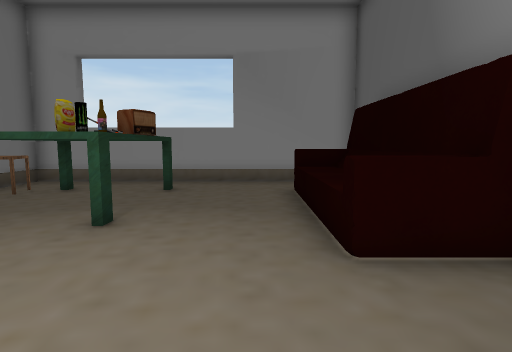
View 1 (above)

22 first-person views from a walk through a Unity game level. The camera is 1.3 m above the floor, tilts 6° down and sees 80° across. The floor is counted in squares, 1 m on a side. Each view is taken from the middle of a square. On the plan, view 1 faces up. The plan holds only what a view shows up to about 14 squares ahead; the rest is blank. The place goes on beyond the plan. Door leaves are left out, so doorways stand open. Some surface patterns are stand-ins.

View 2
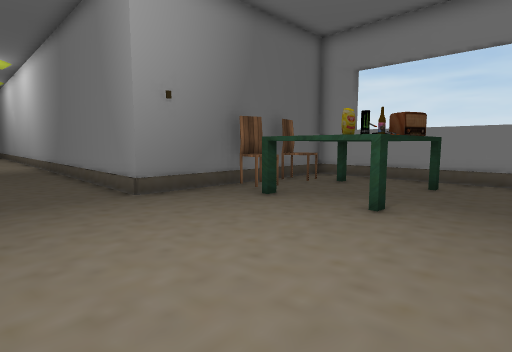

View 3
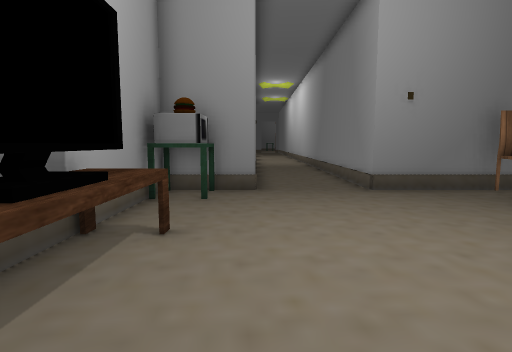

View 4
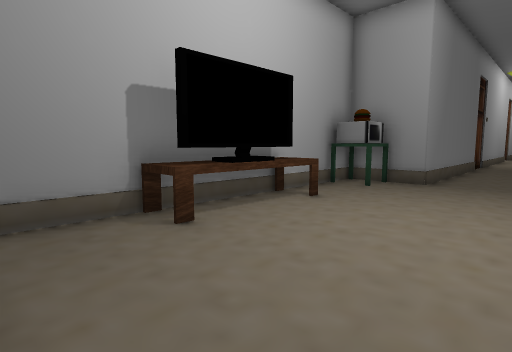

View 5
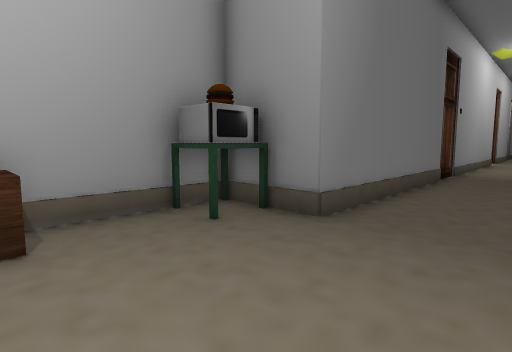

View 6
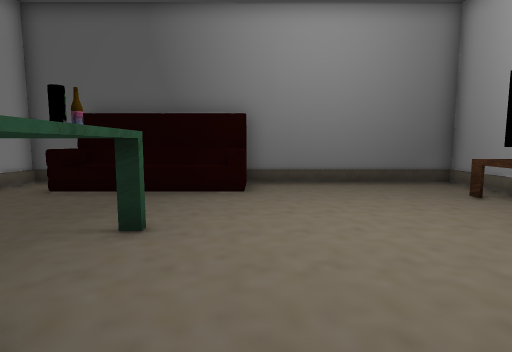

View 7
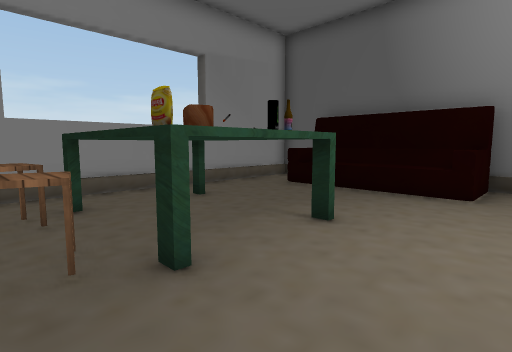

View 8
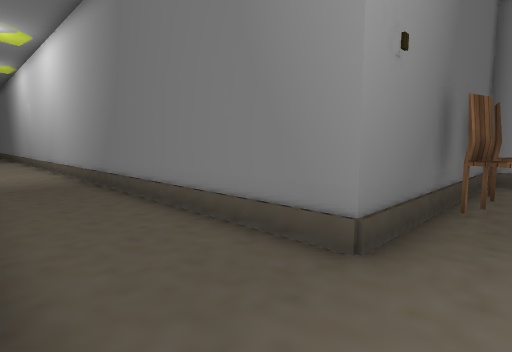

View 9
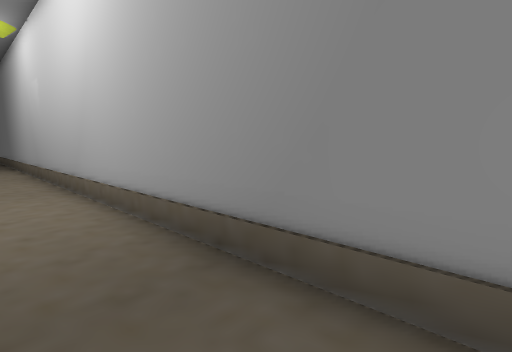

View 10
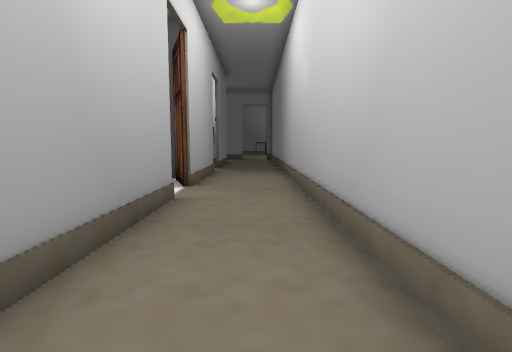

View 11
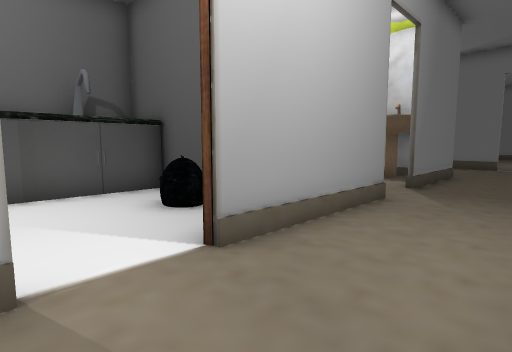

View 12
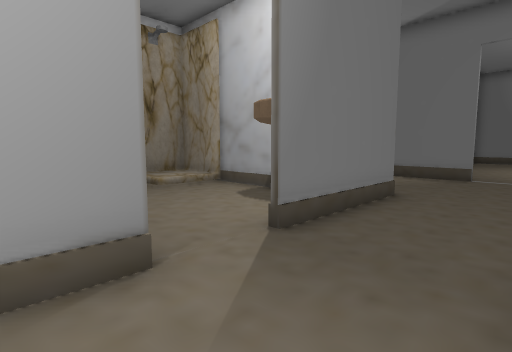

View 13
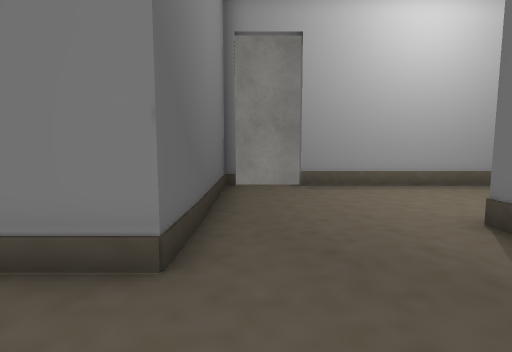

View 14
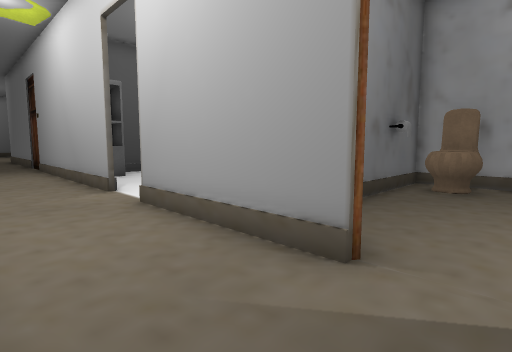

View 15
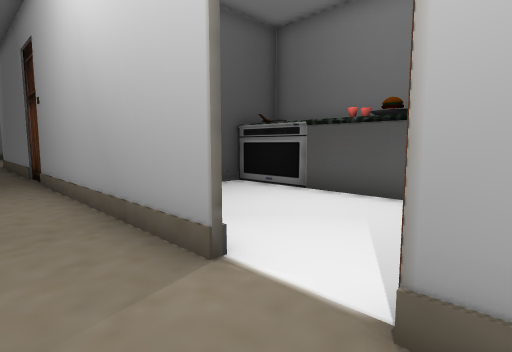

View 16
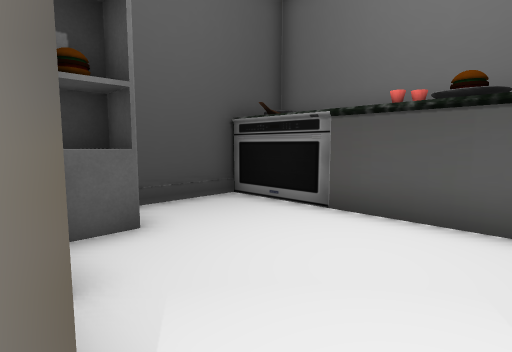

View 17
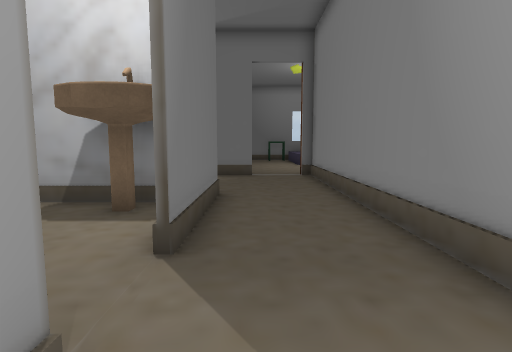

View 18
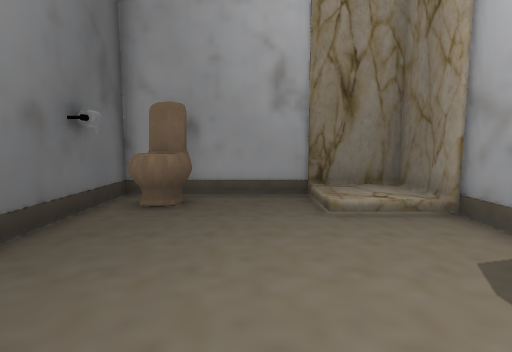

View 19
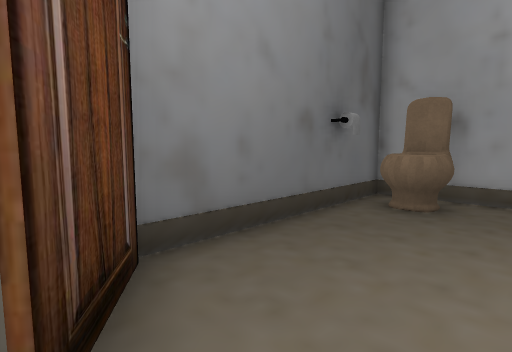

View 20
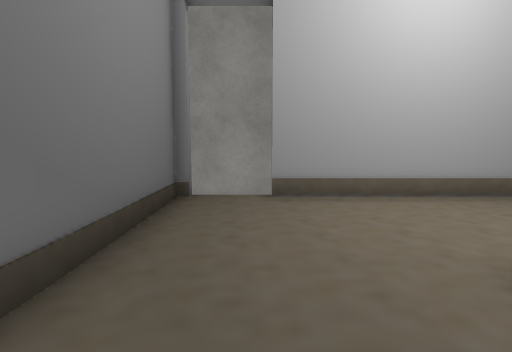

View 21
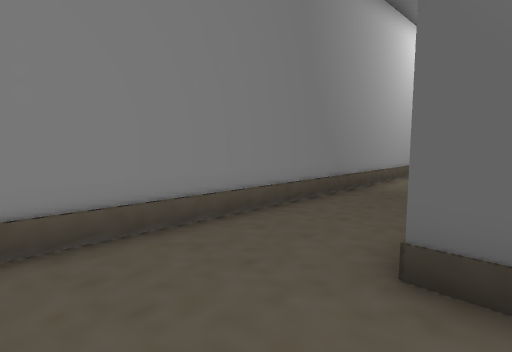

View 22
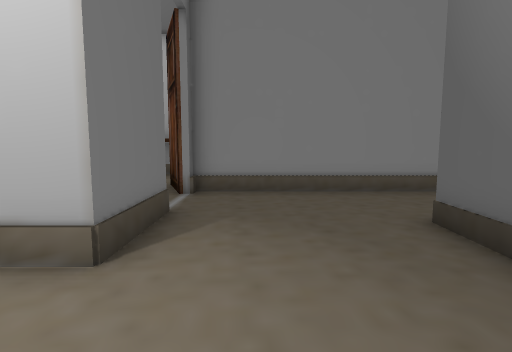

### Floor plan
Points are (right, up) in squares from view 1. A wall is a line through its corners. A room is listed if a view was taken in it or the views show most of it. See-through windows are left out.
Room 1 (views 1, 2, 3, 4, 5, 6, 7, 8, 9, 10, 11, 12, 13, 14, 15, 16, 17, 18, 19, 20, 21, 22)
walls: (-7.6, 4.5) (-7.6, 2.4) (-44.7, 2.4) (-44.7, 1.9); (-26.4, -1) (-8.5, -1); (-7.6, -1.5) (-7.6, -3.7) (3.4, -3.7) (3.4, 3.4); (-33.7, -1) (-28.3, -1); (3.4, 9) (3.4, 10.6) (-7.6, 10.6) (-7.6, 8.4); (-39.5, -1) (-35.4, -1); (-40.2, -7.5) (-40, -1.4); (-44.7, -0.1) (-44.7, -2.5); (-46.5, -7.4) (-42.4, -7.4)
low walls: (-2.1, -2.5) (-0.9, -2.5)
ways out: opening at (-34.5, -1) to room 2; opening at (-27.5, -1) to room 3; opening at (-45, 0.5); open door at (-41.5, -8)
objects: other object (-7, -3) to (-6, -2); chair (-7, 5) to (-6, 6); chair (-7, 7) to (-6, 8); other object (-5, 5) to (-4, 8); other object (-4, 7); other object (-3, -3); other object (-3, 5); radio (-3, 7) to (-3, 8); other object (0, -3); sofa (1, 4) to (3, 8)
Room 2 (no view inside)
walls: (-31.6, -6.5) (-31.6, -2.5) (-33.7, -1); (-36.4, -8.9) (-31.6, -8.9); (-38.8, -2.1) (-38.8, -6.5)
ways out: opening at (-34.5, -1) to room 1
objects: other object (-39, -7); other object (-38, -3); other object (-33, -8) to (-32, -7); other object (-32, -7)
Room 3 (no view inside)
walls: (-28.2, -1.2) (-30.1, -1.9); (-30.5, -4.4) (-30.5, -6.4) (-20.7, -6.4) (-20.7, -3.8)
ways out: opening at (-27.5, -1) to room 1
objects: other object (-30, -4) to (-29, -4); other object (-22, -3) to (-22, -2)

Positions as (right, up) in squares from view 1, and headings:
1: (0, 0), facing up
2: (0, -1), facing up-left
3: (1, -1), facing left
4: (3, 2), facing down-left
5: (-3, 2), facing down-left
6: (-7, 3), facing right
7: (-7, 2), facing up-right
8: (-6, -1), facing up-left
9: (-14, 0), facing up-left
10: (-19, 1), facing left
11: (-26, 2), facing down-left
12: (-32, 2), facing down-left
13: (-41, 2), facing down
14: (-35, 2), facing down-right
15: (-29, 1), facing down-right
16: (-27, -1), facing down-right
17: (-32, 0), facing left
18: (-35, -1), facing down
19: (-35, -1), facing down-right
20: (-42, 0), facing down
21: (-43, -2), facing up-right
22: (-43, -6), facing up
